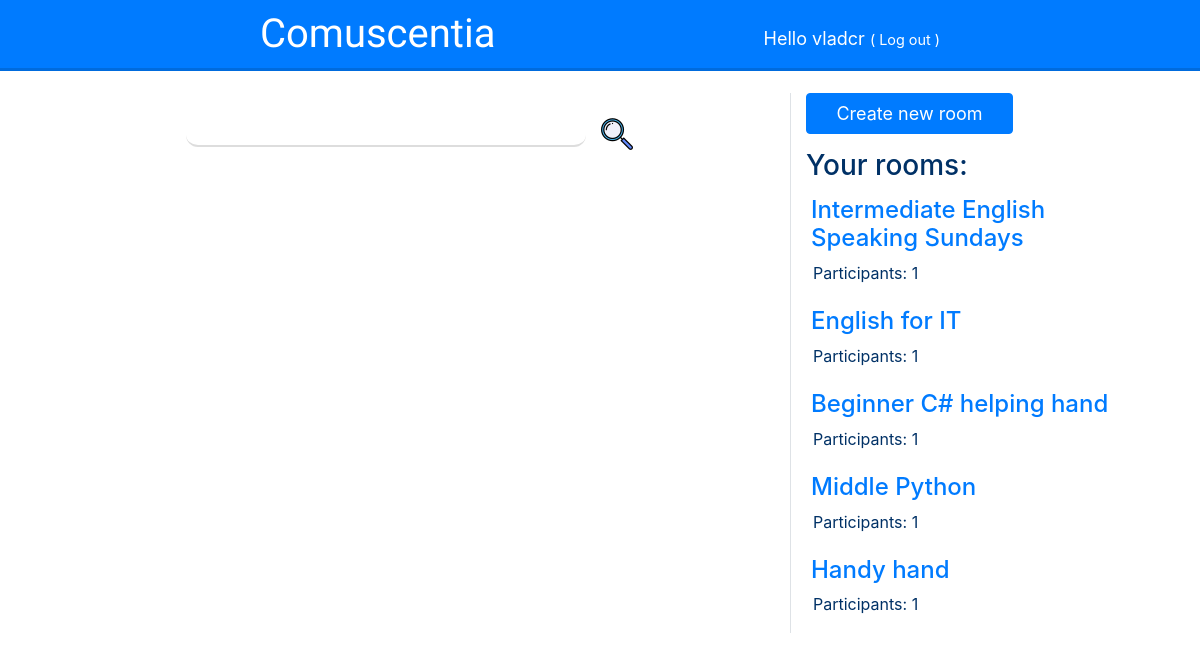
Before: / (signed in) with the older database file.
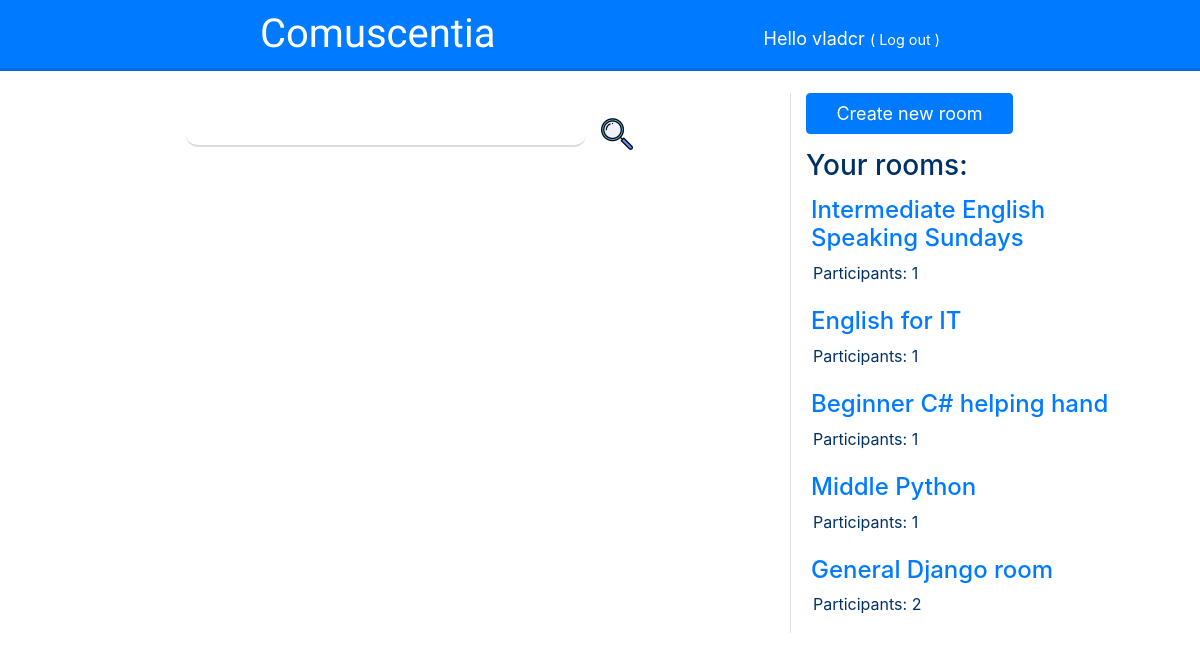
After: the same page with the newer database file.
### comuscentia/models.py (models this page shows)
class Room(models.Model):
	owner = models.ForeignKey(settings.AUTH_USER_MODEL, on_delete=models.CASCADE)
	title = models.CharField(max_length=200)
	created_date = models.DateTimeField(default=timezone.now)
	description = models.CharField(max_length=200)
	textblock = models.TextField(default="Text field for learning stuff. We advice to start with a link to the chat.")
	def __str__(self):
		return '%s by %s' % (self.title, self.owner)

### comuscentia/views.py (the view)
# urls.py: path('', views.index, name='index'),
def index(request):
	form = SearchForm()
	if request.user.is_authenticated:
		user_rooms = Participation.objects.filter(user=request.user)
		rooms = []
		for user_room in user_rooms:
			print(user_room)
			room = user_room.room
			print(room)
			rooms.append((room, participants(room)))
			print(rooms)
		return render(request, 'comuscentia/index.html', {'form': form, 'rooms': rooms})
	else:
		return render(request, 'comuscentia/index.html', {'form': form})

### comuscentia/forms.py
class SearchForm(forms.Form):
	search_field = forms.CharField(label="", max_length=100, widget=forms.TextInput(attrs={'id':'search_field'}))

### comuscentia/models.py (called while the page is built)
	def __str__(self):
		return '%s in %s' % (self.user, self.room)

### comuscentia/views.py (called while the page is built)
def participants(room):
	return len(Participation.objects.filter(room=room))

### comuscentia/templates/comuscentia/index.html (shortened to what this page needs)
{% extends 'comuscentia/base.html' %}
{% block content %}
<div class="content container">
    <div class="row">
        <div class="col-md-8">
            <br>
			<form class="center" method="post" id="search_form">
    		{{ form.as_table }}
    		<input class="btn search" type="submit" value="">
  			</form>
            <br>
		</div>
		<div class="col-md-4 border-left">
		{% if user.is_authenticated %}
			<a class="btn btn-primary" href="{% url 'new_room' %}" role="button">Create new room</a><br>
			{% if not rooms %}
				<p>You don't participate in any rooms yet. Change it!</p>
			{% else %}
				<h3>Your rooms:</h3>
				{% for room in rooms %}
					<div class="room">
						<h4><a href="{% url 'room' pk=room.0.pk %}">{{ room.0.title }}</a></h4>
						<p>Participants: {{ room.1 }}</p>
					</div>
				{% endfor %}
			{% endif %}
		{% else %}
			<a class="btn" href="{% url 'django_registration_register' %}">Registration</a><br>
			<a class="btn" href="{% url 'login' %}">Login</a>
		{% endif %}
		</div>
	</div>
</div>
{% endblock %}

### comuscentia/templates/comuscentia/base.html (shortened to what this page needs)
{% load static %}
<html>
    <head>
        <link rel="stylesheet" href="https://stackpath.bootstrapcdn.com/bootstrap/4.3.1/css/bootstrap.min.css">
        <link rel="stylesheet" href="{% static 'css/style.css' %}">
    </head>
	<body>
		<header>
			<a href="/"><h1>Comuscentia</h1></a>
            {% if user.is_authenticated %}
                <div id="float_right">Hello {{ user.username }} <small>( <a href="{% url 'logout' %}" style="color: white;">Log out</a> )</small></div>
            {% endif %}
		</header>
		{% block content %}
        {% endblock %}
	</body>
</html>

### comuscentia/static/css/style.css (style rules this page uses)
html, body { height: 100%; }
body { width: 100%; margin: 0; color: #003166; }
header { display: block; width: 100%; margin-bottom: 25px; color: white; font-size: 18px; background-color: #007bff; box-shadow: 0 3px #006bdd; }
h1 { display: inline-block; margin: 10px; color: white; font-family: 'Fredericka the Great', cursive; }
#float_right { display: inline-block; float: right; margin: 10px; padding-top: 15px; }
input[type=submit].search { background: url('/static/images/search.png') no-repeat; width: 34px; height: 34px; margin-left: 10px; }
input#search_field { width: 400px; outline: none; border-color: #ddd; border-top: 1px; border-right: 1px; border-left: 1px; border-radius: 12px; padding-left: 7px; }
input#search_field:required { box-shadow:none; }
.center { text-align:center; margin:auto; }
.btn-primary { width: 207px; margin-bottom: 15px; font-size: 18px; }
.room { display: block; width: 100%; padding: 5px; padding-bottom: 15px; }
p { margin: 2px; }
@media (min-width: 576px) { h1 { padding-left: 50px; } }
@media (min-width: 576px) { #float_right { padding-right: 50px; } }
@media (min-width: 768px) { h1 { padding-left: 100px; } }
@media (min-width: 768px) { #float_right { padding-right: 100px; } }
@media (min-width: 992px) { h1 { padding-left: 150px; } }
@media (min-width: 992px) { #float_right { padding-right: 150px; } }
@media (min-width: 1200px) { h1 { padding-left: 250px; } }
@media (min-width: 1200px) { #float_right { padding-right: 250px; } }

Changed rows visible on the page:
removed Room: title "Handy hand", owner "1"
added Room: title "General Django room", owner "2"
